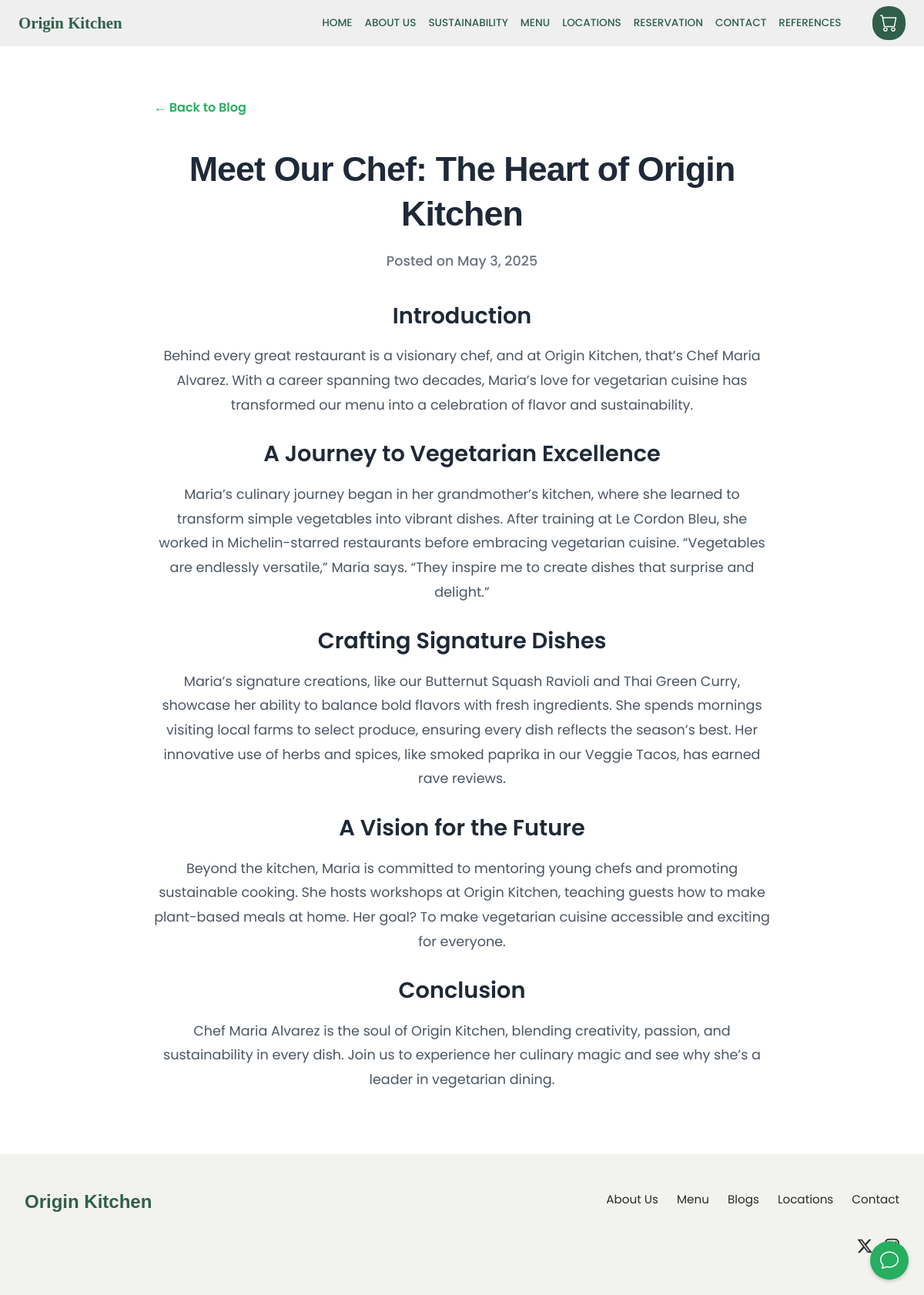
The app's page /blog/2/ with its own data.
### website/models.py (models this page shows, shortened)
class Blog(models.Model):
    title = models.CharField(max_length=200)
    content = models.TextField()
    preview = models.TextField(max_length=500)
    image = models.ImageField(upload_to='blog_images/')
    date_posted = models.DateTimeField(default=timezone.now)
    class Meta:
        ordering = ['-date_posted']

### website/views.py (the view)
# urls.py: path('blog/<int:blog_id>/', views.blog_detail, name='blog_detail'),
def blog_detail(request, blog_id):
    post = Blog.objects.get(id=blog_id)
    paragraphs = post.content.split('\n')
    return render(request, 'website/blog_detail.html', {
        'post': post,
        'paragraphs': paragraphs})

### templates/website/blog_detail.html (shortened to what this page needs)
{% extends 'website/base.html' %}
{% block content %}
<div class="blog-detail-container" role="article">
  <div class="blog-navigation">
    <a href="{% url 'blog' %}" class="back-to-blog">← Back to Blog</a>
  </div>
  <div class="blog-detail-header">
    <h1>{{ post.title }}</h1>
    <div class="blog-meta">
      <span>Posted on {{ post.date_posted|date:"F j, Y" }}</span>
    </div>
  </div>
  <div class="blog-detail-content">
    <center>
          {% for paragraph in paragraphs %}
    {% if paragraph|slice:":1" == "#" %}
      {% if paragraph|slice:":2" == "##" %}
        <h3>{{ paragraph|slice:"2:"|striptags }}</h3>
      {% else %}
        <h2>{{ paragraph|slice:"1:"|striptags }}</h2>
      {% endif %}
    {% else %}
      <p>{{ paragraph|linebreaksbr }}</p>
    {% endif %}
    {% endfor %}
    </center>
  </div>
</div>
{% endblock %}

### website/static/website/styles.css (style rules this page uses)
* { box-sizing: border-box; margin: 0; padding: 0; }
body { font-family: 'Poppins', sans-serif; color: #2A2A2A; background-color: #ffffff; margin: 0; overflow-x: hidden; display: flex; flex-direction: column; min-height: 100vh; }
h1 { font-family: 'Butler', sans-serif; font-size: 2rem; font-weight: 700; color: #2F5F4A; margin-bottom: 2rem; }

### templates/website/base.html (style rules this page uses)
body { display: flex; flex-direction: column; min-height: 100vh; margin: 0; }

### templates/website/blog_detail.html (style rules this page uses)
.blog-detail-container { width: 70%; margin: 0 auto; padding: 60px 20px; animation: fadeIn 0.5s ease-in; }
.blog-navigation { margin-bottom: 30px; }
.back-to-blog { display: inline-flex; align-items: center; color: #27ae60; font-size: 1rem; font-weight: 600; text-decoration: none; transition: color 0.2s ease, transform 0.2s ease; padding: 8px 0; }
.blog-detail-header { text-align: center; margin-bottom: 40px; }
.blog-detail-header h1 { font-size: 2.8rem; font-weight: 700; color: #1f2937; margin-bottom: 20px; line-height: 1.3; letter-spacing: -0.02em; }
.blog-meta { display: flex; justify-content: center; gap: 15px; font-size: 1.1rem; color: #6b7280; font-weight: 500; margin-bottom: 20px; }
.blog-meta span { display: inline-block; }
.blog-detail-content { line-height: 1.8; color: #4b5563; font-size: 1.1rem; }
.blog-detail-content h2 { font-size: 1.8rem; font-weight: 600; color: #1f2937; margin: 30px 0 20px; }
.blog-detail-content p { margin-bottom: 20px; }

### records on screen
Blog: title "Meet Our Chef: The Heart of Origin Kitchen", date_posted "May 3, 2025"

### other values on screen
{{ paragraph|slice:"1:"|striptags }} "Introduction" "A Journey to Vegetarian Excellence" "Crafting Signature Dishes" "A Vision for the Future" "Conclusion"
